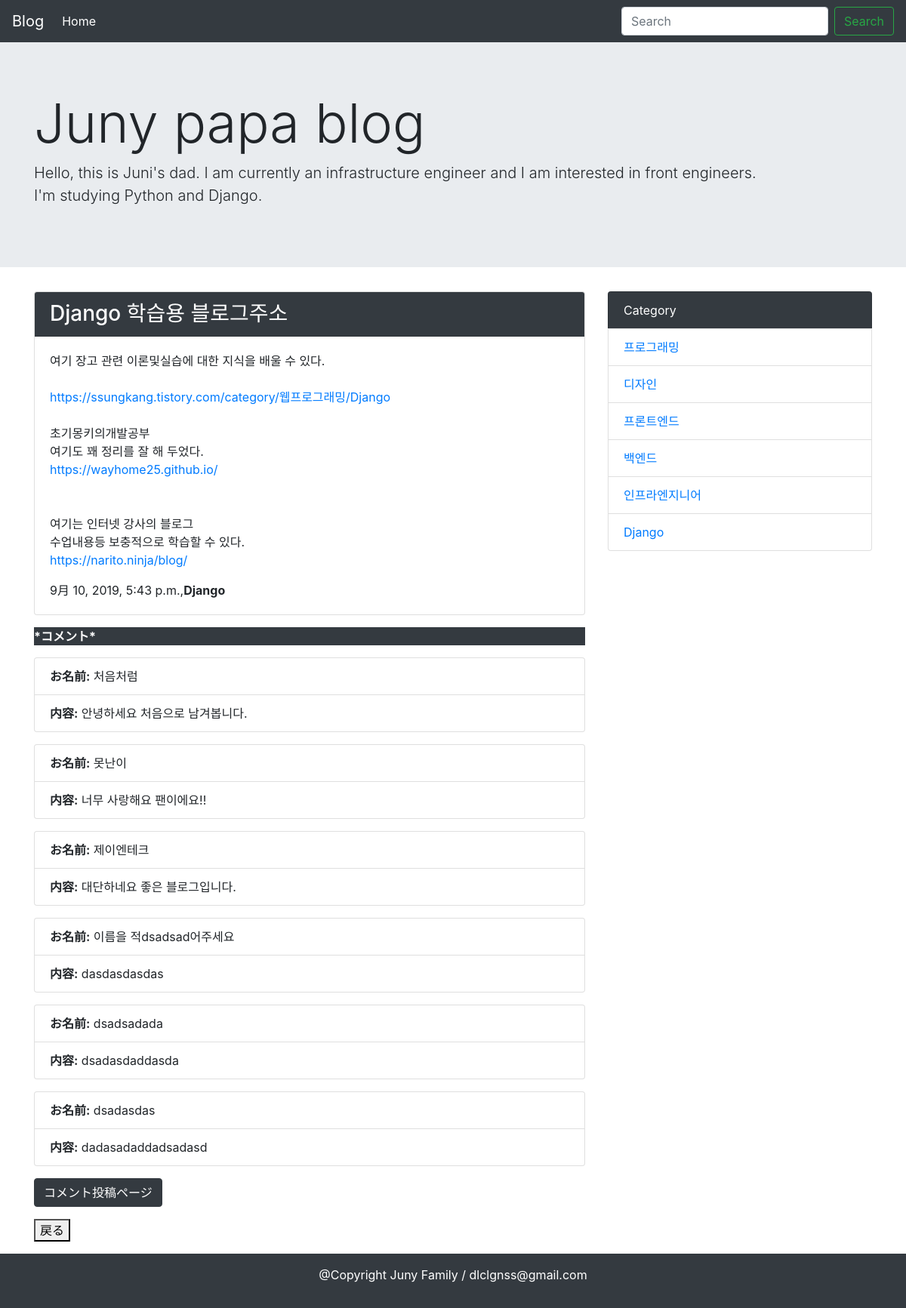
Screenshot of /detail/7/ with the database file from the repository.
### blog/models.py (models this page shows, shortened)
class Post(models.Model):
    title = models.CharField('タイトル', max_length = 250)
    text = models.TextField('本文')
    created_at = models.DateTimeField('作成日', default = timezone.now)
    category = models.ForeignKey(
        Category, verbose_name = 'カテゴリ', on_delete = models.PROTECT
    )

class Category(models.Model):
    name = models.CharField('カテゴリ', max_length = 100)
    created_at = models.DateTimeField('作成日', default=timezone.now )
    def __str__(self):
        return self.name

class Comment(models.Model):
    name = models.CharField('お名前',max_length = 50, default='이름을 적어주세요')
    text = models.TextField('コメント内容')
    post = models.ForeignKey(
        Post, verbose_name = '紐づく記事',on_delete = models.PROTECT
    )
    created_at = models.DateTimeField('作成日', default = timezone.now)

### blog/views.py (the view)
# urls.py: path('detail/<int:pk>/', views.DetailView.as_view(), name='detail'),
class DetailView(generic.DetailView):
    model = Post

### blog/category_common.py (called while the page is built)
def common(request):
    context = {
        'category_list' : Category.objects.all(),
    }
    return context

### blog/templates/blog/post_detail.html (shortened to what this page needs)
{% extends 'blog/base.html' %}
{% block content %}
 <div class="card mb-3">
  <h3 class="card-header bg-dark text-white"> {{post.title}} </h3>
    <div class="card-body">
    <p>{{post.text | linebreaksbr | urlize }}</p>
    <p class="card-text">
      {{ post.created_at}},<b>{{post.category}}</b>
    </p>
  </div>
</div>
<p class='bg-dark text-white'><b>*コメント*</b></p>
{% for comment in post.comment_set.all %}
<ul class="list-group mb-3">
  <li class="list-group-item"> <b>お名前:</b> {{comment.name}}</li>
  <li class="list-group-item"> <b>内容:</b> {{comment.text | urlize| linebreaksbr}}</li>
</ul>
{% endfor %}
<a class="mb-3 btn btn-dark" href=" {% url 'blog:comment' post.pk %} ">コメント投稿ページ</a>
<form action = {% url 'blog:index' %}>
<button class="mb-3">戻る</button>
{% endblock %}

### blog/templates/blog/base.html (shortened to what this page needs)
<!doctype html>
<html lang="ja">
  <head>
    <link rel="stylesheet" href="https://maxcdn.bootstrapcdn.com/bootstrap/4.0.0-beta.2/css/bootstrap.min.css">
  </head>
  <body>
    <nav class="navbar navbar-expand-lg navbar-dark bg-dark">
  <a class="navbar-brand" href="#">Blog</a>
  <div class="collapse navbar-collapse" id="navbarSupportedContent">
    <ul class="navbar-nav mr-auto">
      <li class="nav-item active">
        <a class="nav-link" href=" {% url 'blog:index' %}">Home</a>
      </li>
    </ul>
    <form class="form-inline my-2 my-lg-0" method="GET" action=" {% url 'blog:index' %} ">
      <input class="form-control mr-sm-2" type="text" placeholder="Search" aria-label="Search" name="keyword">
      <button class="btn btn-outline-success my-2 my-sm-0" type="submit">Search</button>
    </form>
  </div>
</nav>
  <div class="jumbotron jumbotron-fluid">
  <div class="container">
    <h1 class="display-3">Juny papa blog</h1>
    <p class="lead">Hello, this is Juni's dad.
      I am currently an infrastructure engineer and I am interested in front engineers.<br>
      I'm studying Python and Django.</p>
  </div>
</div>
    <div class="container">
      <div class="row">
        <div class="col-md-8">
          {% block content %}{% endblock content %}
        </div>
        <div class="col-md-4 mb-3">
          <ul class="list-group">
            <li class="list-group-item bg-dark text-white ">Category</li>
            {% for category in category_list %}
            <li class="list-group-item"> <a href=" {% url 'blog:category' category.pk %} "> {{category}} </a></li>
            {% endfor %}
          </ul>
        </div>
      </div>
    </div>
    <footer class='bg-dark text-white text-center py-3'>
      <p>@Copyright Juny Family / dlclgnss@gmail.com </p>
    </footer>
  </body>
</html>

### rows the page displays
Post: title "Django 학습용 블로그주소", text "여기 장고 관련 이론및실습에 대한 지식을 배울 수 있다. https://ssungkang.tistory.com/category/웹프로그래밍/Django 초기몽키의개발공부 여기도 꽤 정리를 잘 해 두었다. https://wayhome25.github.io/ 여기는 인터넷 강사의 블로그 수업내용등 보충적으로 학습할 수 있다. https://narito.ninja/blog/", created_at "9月 10, 2019, 5:43 p.m.", category "Django"
Comment: name "처음처럼", text "안녕하세요 처음으로 남겨봅니다."
Comment: name "못난이", text "너무 사랑해요 팬이에요!!"
Comment: name "제이엔테크", text "대단하네요 좋은 블로그입니다."
Comment: name "이름을 적dsadsad어주세요", text "dasdasdasdas"
Comment: name "dsadsadada", text "dsadasdaddasda"
Comment: name "dsadasdas", text "dadasadaddadsadasd"
Category: name "프로그래밍"
Category: name "디자인"
Category: name "프론트엔드"
Category: name "백엔드"
Category: name "인프라엔지니어"
Category: name "Django"
